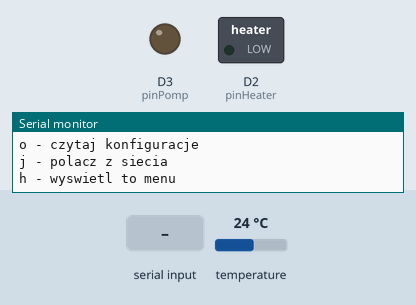
Simulated run of this sketch. Board: ESP8266 (NodeMCU). On the bench: switched loads named in the sketch (green lamp = pin HIGH), output pins drawn as LEDs (lit = HIGH), the last lines printed to the serial monitor. Inputs (shaded band) come from the test bench; at power-on: temperature 24 °C. WiFi joins after 1.5 s; servers stay silent unless stated; a WiFi scan finds three made-up networks; EEPROM starts erased.

Above: at 5.2 s.
5.3 s: "s90\n" received over Serial
At 17.8 s:
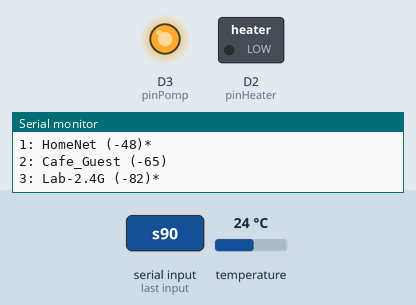
18.6 s: "c90\n" received over Serial
20.1 s: "90,45,200\n" received over Serial
Timing chart, 0 to 23.1 s (numbered marks = the images above; inputs shaded):
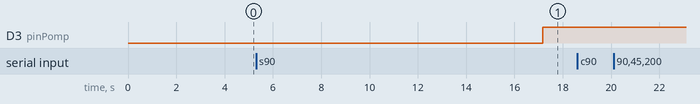

Measured:
- after the input at 5.3 s, D3 (pinPomp): LOW → HIGH after 11.9 s instead of 9.7 s

The sketch:

termostat.ino
```cpp
//PLYTKA NodeMCU

#include <OneWire.h>
#include <ESP8266WiFi.h>
#include <WiFiClient.h>
#include <ESP8266WebServer.h> //https://tttapa.github.io/ESP8266/Chap10%20-%20Simple%20Web%20Server.html
#include <DallasTemperature.h>

struct {
  char temp[11] = "";  //temperatura
  char his[11] = "";   //histereza
  char pompon[11] = ""; //wlaczenie pompy
  char pompoff[11] = ""; //wylaczenie pompy
  char ssid[32] = "";  //nazwa sieci wifi
  char pass[32] = "";  //haslo sieci wifi
} data;

int settemp = 26; //zmienna int zadanej temperatury
int sethis = 2; //zmienna int histerezy
int setpompon = 40; //zmienna wlaczenia pompy
int setpompoff = 38; //zmienna wylaczenia pompy
int ticker = 0;   //zmienna licznika czasu

//porownanie dwoch float czy sa sobie rowne
bool comparison_float(float a, float b) {
  if (fabsf(a - b) < 0.0001f) {
    return true;
  }
  else {
    return false;
  }
}

////pobranie danych z uart do tablicy////
void read_uart(char *r) {
  char z = ' ';
  char index = 0;

  do {
    if (Serial.available() > 0) {
      z = Serial.read();
      if (z != '\n') {
        r[index] = z;
        index ++;
      }
    }
  } while (z != '\n');
  r[index + 1] = '\0';
}

#include <EEPROM.h>
#include "include/wifi.cpp"
#include "include/config.cpp"

#define ONE_WIRE_BUS D1
OneWire oneWire(ONE_WIRE_BUS);
DallasTemperature DS18B20(&oneWire);


#define pinHeater D2
#define pinPomp D3

ESP8266WebServer server(80);

////////////menu///////////////////////
void help() {
  Serial.println("IP address: ");
  Serial.println(WiFi.localIP());
  Serial.println("s - skanuj sieci");
  Serial.println("c - konfiguruj siec");
  Serial.println("o - czytaj konfiguracje");
  Serial.println("j - polacz z siecia");
  Serial.println("h - wyswietl to menu");
}

////////pobranie temperatury///////
float getTemperature() {
  float temp;

  do {
    DS18B20.requestTemperatures();
    temp = DS18B20.getTempCByIndex(0);
    delay(100);
  } while (comparison_float(temp, 85.0) || comparison_float(temp, (-127.0)));

  return temp;
}

///////strona glowna//////////////
void handleRoot() {
  float t = getTemperature();
  String html = "<html>";
  html += "<head>";
  html += "<link rel=\"stylesheet\" href=\"https://code.jquery.com/ui/1.12.1/themes/base/jquery-ui.css\">";
  html += "<script src=\"https://code.jquery.com/jquery-1.12.4.js\"></script>";
  html += "<script src=\"https://code.jquery.com/ui/1.12.1/jquery-ui.js\"></script>";
  html += "<script>$( function() {$( \"#a\" ).accordion(); } );</script>";
  html += "</head>";
  html += "<body>";
  html += "<div id=\"a\">";
  html += "<h3>Stan</h3>";
  html += "<div>";
  html += String(t) + "&deg;C";
  if (digitalRead(pinHeater) == true) {
    html += "<br/>Grzalka ON";
  }
  else {
    html += "<br/>Grzalka OFF";
  }
  if (digitalRead(pinPomp) == true) {
    html += "<br/>Pompa ON";
  }
  else {
    html += "<br/>Pompa OFF";
  }
  html += "</div>";
  html += "<h3>Konfiguracja</h3>";
  html += "<div>";
  html += "<form method=\"post\" action=\"SET\">";
  html += "<table>";
  html += "<tr>";
  html += "<td>Temperatura:</td><td><input type=\"text\" name=\"sett\" value=\"" + String(settemp) + "\" size=\"4\"/>&deg;C</td>";
  html += "<td>Histereza:</td><td><input type=\"text\" name=\"seth\" value=\"" + String(sethis) + "\" size=\"4\"/>&deg;C</td>";
  html += "</tr>";
  html += "<tr>";
  html += "<td>Pompa OFF:</td><td><input type=\"text\" name=\"setpompoff\" value=\"" + String(setpompoff) + "\" size=\"4\"/>&deg;C</td>";
  html += "<td>Pompa ON:</td><td><input type=\"text\" name=\"setpompon\" value=\"" + String(setpompon) + "\" size=\"4\"/>&deg;C</td>";
  html += "</tr>";
  html += "</table>";
  html += "<input type=\"submit\" value=\"Zapisz\"/>";
  html += "</form>";
  html += "</div>";
  html += "</div>";
  html += "</body>";
  html += "</html>";
  server.send ( 200, "text/html", html );
}

/////zapisanie ustawien//////////
void handleSet() {

  //pobranie z posta zmiennej temperatury
  settemp = (server.arg("sett")).toInt();
  //pobranie z posta zmiennej histerezy
  sethis = (server.arg("seth")).toInt();

  //pobranie z posta zmiennych wlaczenia pompy
  setpompon = (server.arg("setpompon")).toInt();
  setpompoff = (server.arg("setpompoff")).toInt();

  //dane dla eeprom temperatury
  String s =   server.arg("sett");
  clear_array(data.temp, 11);
  s.toCharArray(data.temp, 5);

  //dane dla eeprom histerezy
  String h =   server.arg("seth");
  clear_array(data.his, 11);
  h.toCharArray(data.his, 5);

  //dane dla eeprom pompy
  String pn =   server.arg("setpompon");
  clear_array(data.pompon, 11);
  pn.toCharArray(data.pompon, 5);

  String pf =   server.arg("setpompoff");
  clear_array(data.pompoff, 11);
  pf.toCharArray(data.pompoff, 5);

  //zapisanie do eeprom ustawien
  EEPROM.put(100, data);
  EEPROM.commit();

  server.sendHeader("Location", "/");
  server.send(303);
}

/////////ustawienia esp//////////
void setup() {
  Serial.begin(115200);
  EEPROM.begin(512); //ile pamieci

  read_config();
  //TODO: laczyc tylko jesli SSID podane
  connect_wifi();
  help();

  //odczyt zapisanej temperatury
  settemp = (String(data.temp)).toInt();

  //odczyt zapisanej histerezy
  sethis = (String(data.his)).toInt();

  setpompon = (String(data.pompon)).toInt();
  setpompoff = (String(data.pompoff)).toInt();

  //grzalka
  pinMode(pinHeater, OUTPUT);
  digitalWrite(pinHeater, LOW);

  //pompa
  pinMode(pinPomp, OUTPUT);
  digitalWrite(pinPomp, LOW);

  server.on("/", handleRoot);
  server.on("/SET", HTTP_POST, handleSet);
  server.begin();
}


//////petla glowna///////
void loop() {
  server.handleClient();

  //jesli przyszly dane
  if (Serial.available() > 0) {
    char z[3];
    read_uart(z);

    //skanowanie sieci
    if (z[0] == 's') {
      scan();
    }
    //konfiguruj siec
    if (z[0] == 'c') {
      write_config();
    }
    //czytaj konfiguracje
    if (z[0] == 'o') {
      read_config();
    }
    //polacz
    if (z[0] == 'j') {
      connect_wifi();
    }
    //help
    if (z[0] == 'h') {
      help();
    }
  }

  delay(100);
  ticker ++;
  if (ticker > 100) {
    ticker = 0;

    float tn = getTemperature();

    //jesli tempertatura nizsza od zadanej-histereza wlacz grzanie
    if (tn < (settemp - sethis)) {
      digitalWrite(pinHeater, HIGH);
    }
    //jesli osiagnieto zadana temperature wylacz grzanie
    if (tn > settemp) {
      digitalWrite(pinHeater, LOW);
    }

    //jesli tempertatura wyzsza od zadanej wlacz pompke
    if (tn >= setpompon) {
      digitalWrite(pinPomp, HIGH);
    }
    //jesli temperatura nizsza od zadanej wylacz pompke
    if (tn <= setpompoff) {
      digitalWrite(pinPomp, LOW);
    }

  }

}
```

wifi.cpp
```cpp
////////////////skanowanie sieci/////////////////
void scan () {

  WiFi.mode(WIFI_STA);
  WiFi.disconnect();
  delay(100);

  Serial.println("scan start");

  int n = WiFi.scanNetworks();
  Serial.println("scan done");
  if (n == 0)
    Serial.println("");
  else
  {
    Serial.print(n);
    Serial.println(" networks found");
    for (int i = 0; i < n; ++i)
    {
      Serial.print(i + 1);
      Serial.print(": ");
      Serial.print(WiFi.SSID(i));
      Serial.print(" (");
      Serial.print(WiFi.RSSI(i));
      Serial.print(")");
      Serial.println((WiFi.encryptionType(i) == ENC_TYPE_NONE)?" ":"*");
      delay(10);
    }
  }
  Serial.println("");
}

////////////polaczenie z wifi/////////////////
void connect_wifi(){

      char x=0;
      WiFi.begin(data.ssid, data.pass);

      Serial.print("Connecting to "+ String(data.ssid) +"\n");

      while (WiFi.status() != WL_CONNECTED && x<7) {
        Serial.print("*");
        delay(1000);
        x++;
      }
      if (x<7 && WiFi.status() == WL_CONNECTED){
        Serial.print("\nConnected\n");
      }
      else {
        Serial.print("\nConnection Error\n");
      }
      delay(2000);
}
```

config.cpp
```cpp
//czyszczenie tablicy//
void clear_array(char* a, int s){
  for(int x=0;x<s;x++){
    a[x]='\0';
  }
}

////////////zapis konfiguracji///////////
void write_config(){

  char z = ' ';
  char index = 0;

  clear_array(data.ssid,32);
  clear_array(data.pass,32);

  Serial.println("Podaj SSID:");
  read_uart(data.ssid);
  Serial.println("SSID:"+String(data.ssid));


  Serial.println("Podaj haslo:");
  read_uart(data.pass);
  Serial.println("haslo:"+String(data.pass));


  EEPROM.put(100,data);
  EEPROM.commit();

}

////////////wczytaj konfiguracje/////////////
void read_config(){

  EEPROM.get(100,data);

  Serial.println(" ");
  Serial.println("SSID:"+String(data.ssid));
  Serial.println("Haslo:"+String(data.pass));
  Serial.println("Temperatura: "+String(data.temp));
  Serial.println("Histereza: "+String(data.his));
  Serial.println("Pompa ON: "+String(data.pompon));
  Serial.println("Pompa OFF: "+String(data.pompoff));
}
```
